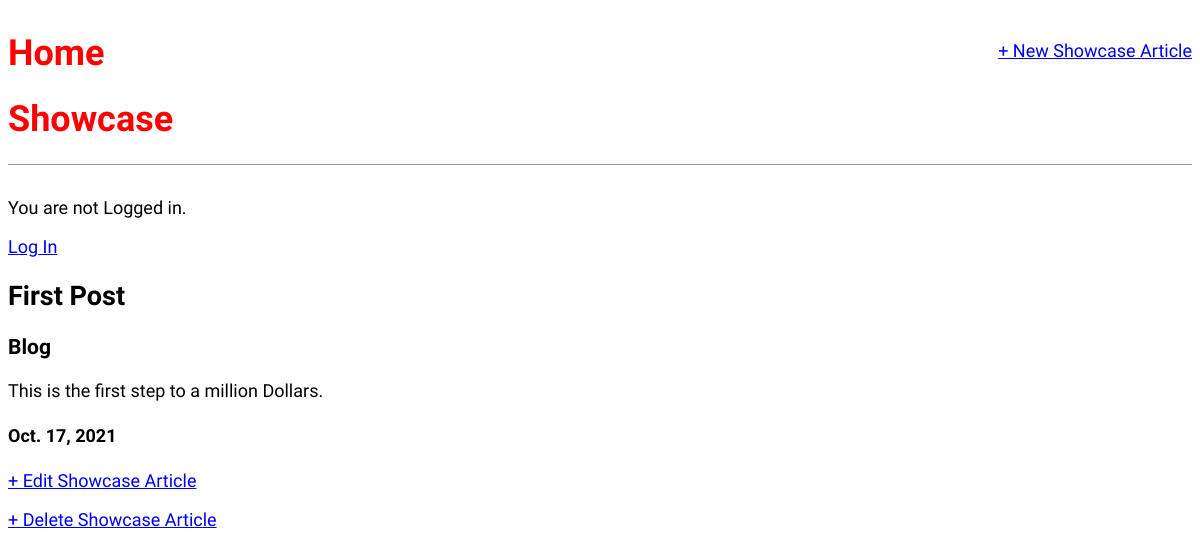
The app's page /article/1/, older data.
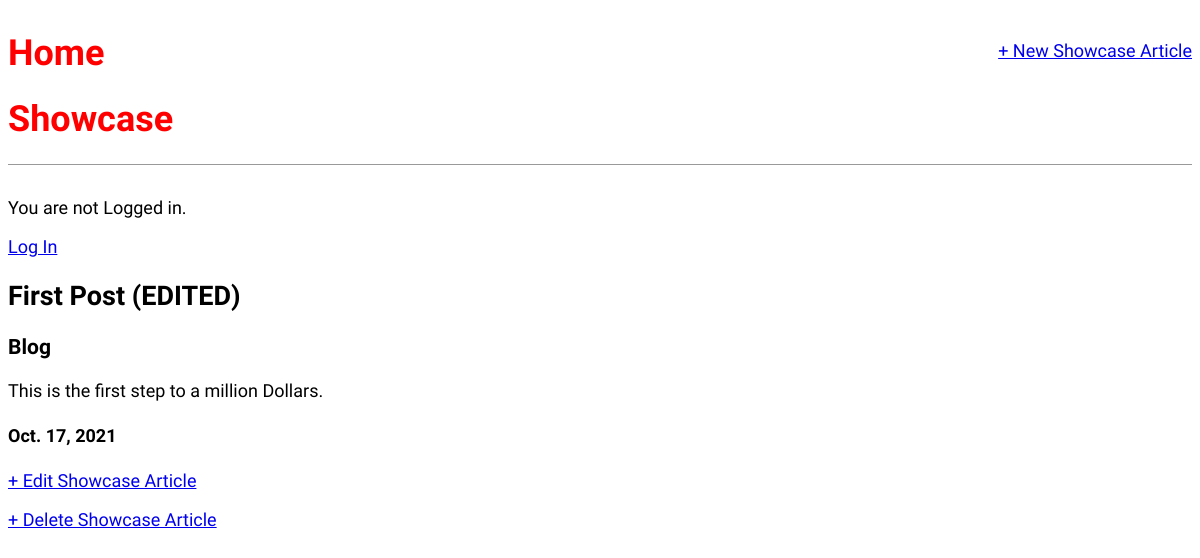
The same page, newer data.
### showcase/models.py (models this page shows, shortened)
class Article(models.Model):
	title = models.CharField(max_length=200)
	subtitle = models.CharField(max_length=200)
	date = models.DateField(auto_now_add=True)
	body = models.TextField()
	author = models.ForeignKey(
		'auth.User',
		on_delete=models.CASCADE,
		)
	body = models.TextField()

### showcase/views.py (the view)
# urls.py: path('article/<int:pk>/', ArticleDetailView.as_view(),
class ArticleDetailView(DetailView):
	model = Article
	template_name = 'article_detail.html'

### templates/article_detail.html
{% extends 'base.html' %}
{% block content %}
<div class="article-update">
	<h2>{{ article.title }}</h2>
	<h3>{{ article.subtitle }}</h3>
	<p>{{ article.body }}</p>
	<h4>{{ article.date }}</h4>
</div>
<p><a href="{% url 'article_edit' article.pk %}">+ Edit Showcase Article</a></p>
<p><a href="{% url 'article_delete' article.pk %}">+ Delete Showcase Article</a></p>
{% endblock content %}

### templates/base.html (shortened to what this page needs)
{% load static %}
<!DOCTYPE html>
<html>
<head>
	<link rel="stylesheet" type="text/css" href="{% static 'css/base.css' %}">
</head>
<body>
	<div>
	<header>
		<div class="nav-left">
		  <h1><a href="{% url 'home' %}">Home</a></h1>
		  <h1><a href="{% url 'showcase' %}">Showcase</a></h1>
		</div>
		<div class="nav-right">
			<a href="{% url 'article_new' %}">+ New Showcase Article</a>
		</div>
	</header>
		{% if user.is_authenticated %}
			<p>Hi {{ user.username }}!</p>
			<p><a href="{% url 'logout' %}">Log Out</a></p>
		{% else %}
			<p>You are not Logged in.</p>
			<a href="{% url 'login' %}">Log In</a>
		{% endif %}
		{% block content %}
		{% endblock content %}
	</div>
</body>
</html>

### static/css/base.css (style rules this page uses)
body { font-family: 'Source Sans Pro', sans-serif; font-size: 18px; }
header { border-bottom: 1px solid #999; margin-bottom: 2rem; display: flex; }
header h1 a { color: red; text-decoration: none; }
.nav-left { margin-right: auto; }
.nav-right { display: flex; padding-top: 2rem; }

Row changes from the older to the newer data that the page shows:
changed Article "Blog": title "First Post" → "First Post (EDITED)"
